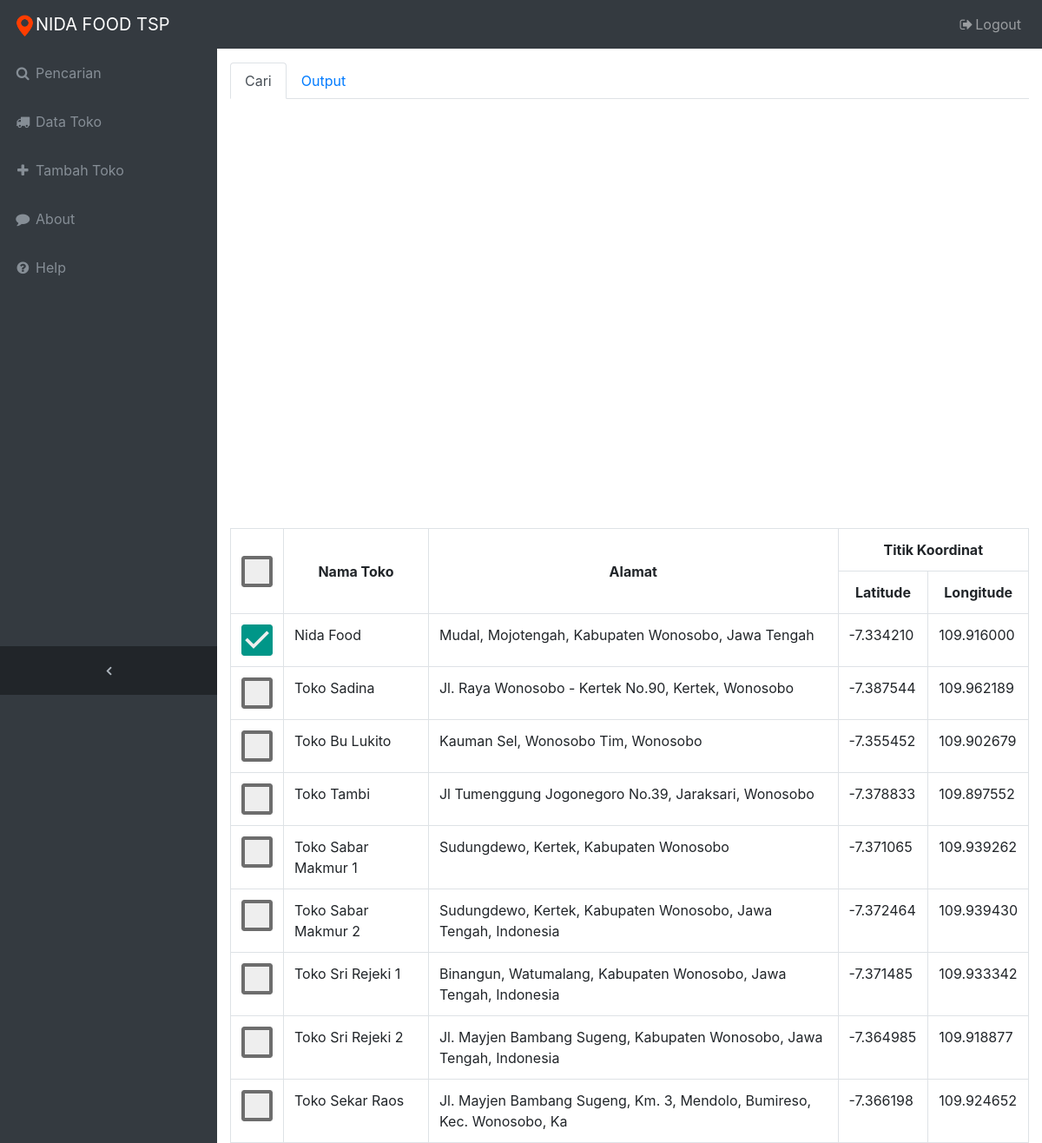
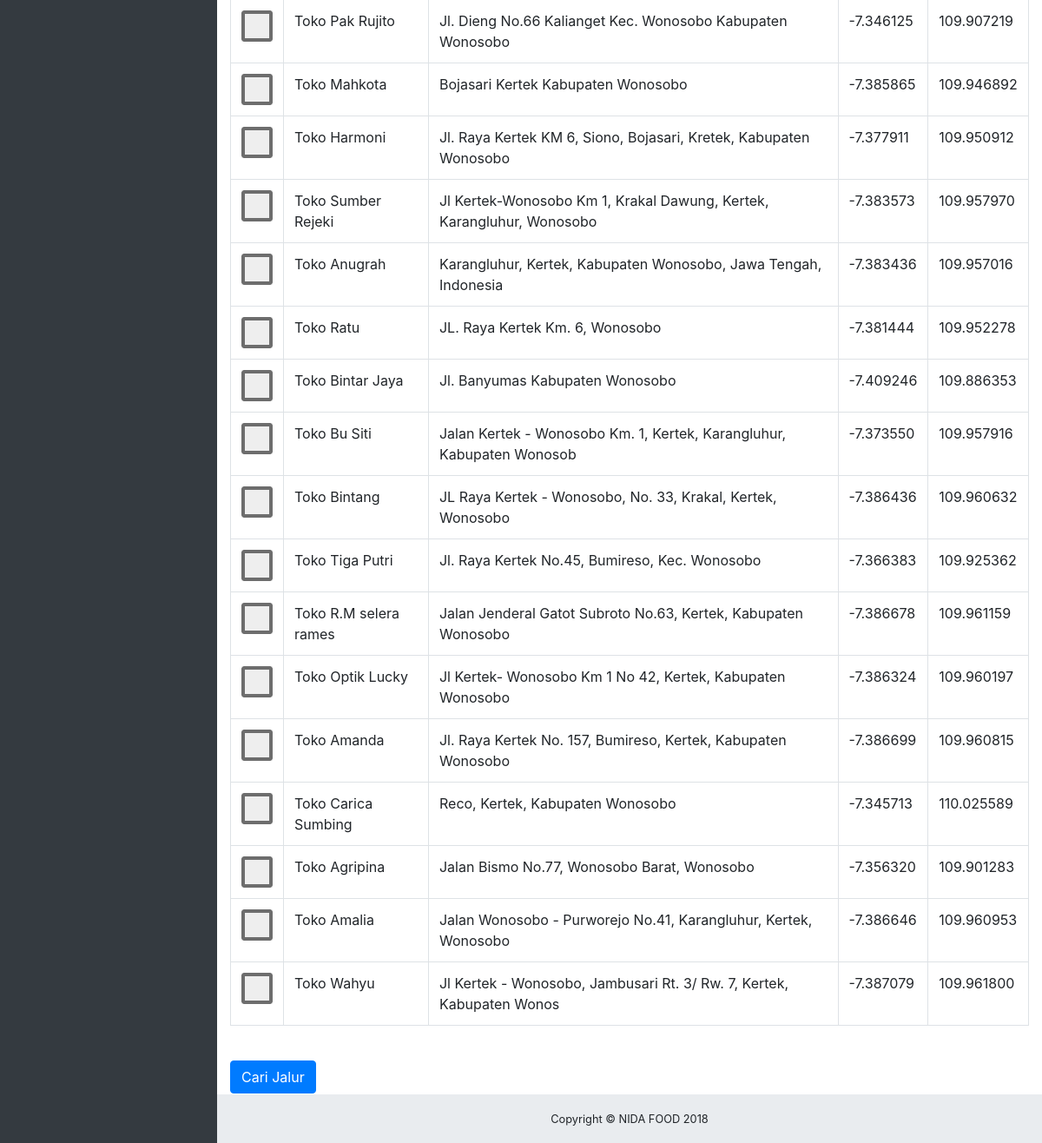
/admin/pencarian.php (signed in), run on the app's committed database (2 pictures, top to bottom).
### tables this page shows
CREATE TABLE IF NOT EXISTS `tb_daftar_toko` (
  `id_toko` int(11) NOT NULL,
  `nama` varchar(60) NOT NULL,
  `alamat` varchar(70) NOT NULL,
  `lat` float(10,6) NOT NULL,
  `lng` float(10,6) NOT NULL
);

### admin/pencarian.php (called while the page is built, shortened)
<?php include 'navbar.php';?>
<?php include 'pencarian/body.php';?>
<?php include 'footer.php';?>

### admin/pencarian/body.php (the view, shortened to what this page needs)
<div class="content-wrapper">
	<div class="container-fluid">
		<div class="row">
			<div class="col-12">
				<nav>
					<div class="nav nav-tabs" id="nav-tab" role="tablist">
						<a class="nav-item nav-link active" id="nav-home-tab" data-toggle="tab" href="#nav-home" role="tab" aria-controls="nav-home" aria-selected="true">Cari</a>
						<a class="nav-item nav-link" id="nav-profile-tab" data-toggle="tab" href="#nav-profile" role="tab" aria-controls="nav-profile" aria-selected="false">Output</a>
					</div>
				</nav>
				<div class="tab-content" id="nav-tabContent">
					<div class="tab-pane fade show active" id="nav-home" role="tabpanel" aria-labelledby="nav-home-tab">
						<div id="map-canvas" style="width: 100%;height: 470px"></div>
						<br>
						<table id="tblDataToko" name="tblDataToko" class="table table-bordered">
                            <tr class="text-center">
								<th rowspan="2" style="vertical-align:middle">
									<a onclick="toggleCheckboxAll();" style="cursor:pointer;">
										<img border="0" id="checkAll" src="images/uncheck.png" align="absmiddle">
									</a>
								</th>
                                <th rowspan="2" style="vertical-align:middle">Nama Toko</th>
                                <th rowspan="2" style="vertical-align:middle">Alamat</th>
                                <th colspan="2">Titik Koordinat</th>
                            </tr>
                            <tr class="text-center">
                                <th>Latitude</th>
                                <th>Longitude</th>
                            </tr>
                            <?php
								$query = "SELECT * FROM tb_daftar_toko ORDER BY id_toko";
								$sql=mysql_query($query);
								while ($row=mysql_fetch_array($sql)){
							?>
                                <tr>
                                    <td class="text-center">
										<a <?php if ($row["id_toko"] != 1) {?> onclick="toggleCheckbox(<?=$row["id_toko"]?>);" <?php }?> style="cursor:pointer;">
											<img border="0" id="data<?=$row["id_toko"]?>" src="images/<?=($row["id_toko"] != 1 ? "un" : "")?>check.png" align="absmiddle">
										</a>
                                    </td>
									<td><?=$row["nama"]?></td>
									<td><?=$row["alamat"]?></td>
									<td><?=$row["lat"]?></td>
									<td><?=$row["lng"]?></td>
                                </tr>
							<?php
								}
							?>
						</table>
						<br>
						<button class="btn btn-primary" onclick="validasi();">Cari Jalur</button>
						<br>
						<div id="kesimpulan" class="col-md-12 col-sm-12">
						</div>
					</div>
				</div>
			</div>
		</div>
	</div>
</div>

### admin/navbar.php (shortened to what this page needs)
<!DOCTYPE html>
<html lang="en">
<head>
    <link href="../assets/vendor/bootstrap/css/bootstrap.css" rel="stylesheet">
    <link href="../assets/vendor/font-awesome/css/font-awesome.css" rel="stylesheet" type="text/css">
    <link href="../assets/css/sb-admin.css" rel="stylesheet">
</head>
<body class="fixed-nav sticky-footer bg-dark" id="page-top">
    <nav class="navbar navbar-expand-lg navbar-dark bg-dark fixed-top" id="mainNav">
        <a class="navbar-brand" href="index.html"><img src="./images/icons8-marker-48.png" style="width: 25px;">NIDA FOOD TSP</a>
        <div class="collapse navbar-collapse" id="navbarResponsive">
            <ul class="navbar-nav navbar-sidenav" id="exampleAccordion">
                <li class="nav-item" data-toggle="tooltip" data-placement="right" title="Pencarian">
                    <a class="nav-link" href="pencarian.php">
                        <i class="fa fa-fw fa-search"></i>
                        <span class="nav-link-text">Pencarian</span>
                    </a>
                </li>
                <li class="nav-item" data-toggle="tooltip" data-placement="right" title="Data Toko">
                    <a class="nav-link" href="datatoko.php">
                        <i class="fa fa-fw fa-truck"></i>
                        <span class="nav-link-text">Data Toko</span>
                    </a>
                </li>
                <li class="nav-item" data-toggle="tooltip" data-placement="right" title="Data Toko">
                    <a class="nav-link" href="tambah.php">
                        <i class="fa fa-fw fa-plus"></i>
                        <span class="nav-link-text">Tambah Toko</span>
                    </a>
                </li>
                <li class="nav-item" data-toggle="tooltip" data-placement="right" title="About">
                    <a class="nav-link" href="about.php">
                        <i class="fa fa-fw fa-comment"></i>
                        <span class="nav-link-text">About</span>
                    </a>
                </li>
                <li class="nav-item" data-toggle="tooltip" data-placement="right" title="Help">
                    <a class="nav-link" href="help.php">
                        <i class="fa fa-fw fa-question-circle"></i>
                        <span class="nav-link-text">Help</span>
                    </a>
                </li>
            </ul>
            <ul class="navbar-nav sidenav-toggler">
                <li class="nav-item">
                    <a class="nav-link text-center" id="sidenavToggler">
                        <i class="fa fa-fw fa-angle-left"></i>
                    </a>
                </li>
            </ul>
            <ul class="navbar-nav ml-auto">
                <li class="nav-item">
                    <a class="nav-link" data-toggle="modal" data-target="#exampleModal">
                        <i class="fa fa-fw fa-sign-out"></i>Logout</a>
                </li>
            </ul>
        </div>
    </nav>

### admin/footer.php (shortened to what this page needs)
  <footer class="sticky-footer">
      <div class="container">
        <div class="text-center">
          <small>Copyright © NIDA FOOD 2018</small>
        </div>
      </div>
    </footer>
</body>
</html>

### assets/css/sb-admin.css (style rules this page uses)
html { position: relative; min-height: 100%; }
body { overflow-x: hidden; }
body.sticky-footer { margin-bottom: 56px; }
body.sticky-footer .content-wrapper { min-height: calc(100vh - 56px - 56px); }
body.fixed-nav { padding-top: 56px; }
.content-wrapper { min-height: calc(100vh - 56px); padding-top: 1rem; }
#mainNav .navbar-collapse { overflow: auto; max-height: 75vh; }
#mainNav .navbar-collapse .navbar-nav .nav-item .nav-link { cursor: pointer; }
#mainNav .navbar-collapse .sidenav-toggler { display: none; }
@media (min-width: 992px) { #mainNav .navbar-brand { width: 250px; } }
@media (min-width: 992px) { #mainNav .navbar-collapse { overflow: visible; max-height: none; } }
@media (min-width: 992px) { #mainNav .navbar-collapse .navbar-sidenav { position: absolute; top: 0; left: 0; -webkit-flex-direction: column; -ms-flex-direction: column; -webkit-box-orient: vertical; -webkit-box-direction: normal; flex-direction: column; margin-top: 56px; } }
@media (min-width: 992px) { #mainNav .navbar-collapse .navbar-sidenav > .nav-item { width: 250px; padding: 0; } }
@media (min-width: 992px) { #mainNav .navbar-collapse .navbar-sidenav > .nav-item > .nav-link { padding: 1em; } }
#mainNav.fixed-top .sidenav-toggler { display: none; }
@media (min-width: 992px) { #mainNav.fixed-top .navbar-sidenav { height: calc(100vh - 112px); } }
@media (min-width: 992px) { #mainNav.fixed-top .sidenav-toggler { position: absolute; top: 0; left: 0; display: -webkit-box; display: -webkit-flex; display: -ms-flexbox; display: flex; -webkit-flex-direction: column; -ms-flex-direction: column; -webkit-box-orient: vertical; -webkit-box-direction: normal; flex-direction: column; margin-top: calc(100vh - 56px); } }
@media (min-width: 992px) { #mainNav.fixed-top .sidenav-toggler > .nav-item { width: 250px; padding: 0; } }
@media (min-width: 992px) { #mainNav.fixed-top .sidenav-toggler > .nav-item > .nav-link { padding: 1em; } }
#mainNav.fixed-top.navbar-dark .sidenav-toggler { background-color: #212529; }
#mainNav.fixed-top.navbar-dark .sidenav-toggler a i { color: #adb5bd; }
.content-wrapper { overflow-x: hidden; background: white; }
@media (min-width: 992px) { .content-wrapper { margin-left: 250px; } }
#sidenavToggler i { font-weight: 800; }
#mainNav.navbar-dark .navbar-collapse .navbar-sidenav > .nav-item > .nav-link { color: #868e96; }
@media (min-width: 992px) { #mainNav.navbar-dark .navbar-collapse .navbar-sidenav { background: #343a40; } }
footer.sticky-footer { position: absolute; right: 0; bottom: 0; width: 100%; height: 56px; background-color: #e9ecef; line-height: 55px; }
@media (min-width: 992px) { footer.sticky-footer { width: calc(100% - 250px); } }

### data on the page
tb_daftar_toko: shows a picture, nama "Nida Food", alamat "Mudal, Mojotengah, Kabupaten Wonosobo, Jawa Tengah", lat "-7.334210", lng "109.916000"
tb_daftar_toko: nama "Toko Sadina", alamat "Jl. Raya Wonosobo - Kertek No.90, Kertek, Wonosobo", lat "-7.387544", lng "109.962189"
tb_daftar_toko: nama "Toko Bu Lukito", alamat "Kauman Sel, Wonosobo Tim, Wonosobo", lat "-7.355452", lng "109.902679"
tb_daftar_toko: nama "Toko Tambi", alamat "Jl Tumenggung Jogonegoro No.39, Jaraksari, Wonosobo", lat "-7.378833", lng "109.897552"
tb_daftar_toko: nama "Toko Sabar Makmur 1", alamat "Sudungdewo, Kertek, Kabupaten Wonosobo", lat "-7.371065", lng "109.939262"
tb_daftar_toko: nama "Toko Sabar Makmur 2", alamat "Sudungdewo, Kertek, Kabupaten Wonosobo, Jawa Tengah, Indonesia", lat "-7.372464", lng "109.939430"
tb_daftar_toko: nama "Toko Sri Rejeki 1", alamat "Binangun, Watumalang, Kabupaten Wonosobo, Jawa Tengah, Indonesia", lat "-7.371485", lng "109.933342"
tb_daftar_toko: nama "Toko Sri Rejeki 2", alamat "Jl. Mayjen Bambang Sugeng, Kabupaten Wonosobo, Jawa Tengah, Indonesia", lat "-7.364985", lng "109.918877"
tb_daftar_toko: nama "Toko Sekar Raos", alamat "Jl. Mayjen Bambang Sugeng, Km. 3, Mendolo, Bumireso, Kec. Wonosobo, Ka", lat "-7.366198", lng "109.924652"
tb_daftar_toko: nama "Toko Pak Rujito", alamat "Jl. Dieng No.66 Kalianget Kec. Wonosobo Kabupaten Wonosobo", lat "-7.346125", lng "109.907219"
tb_daftar_toko: nama "Toko Mahkota", alamat "Bojasari Kertek Kabupaten Wonosobo", lat "-7.385865", lng "109.946892"
tb_daftar_toko: nama "Toko Harmoni", alamat "Jl. Raya Kertek KM 6, Siono, Bojasari, Kretek, Kabupaten Wonosobo", lat "-7.377911", lng "109.950912"
tb_daftar_toko: nama "Toko Sumber Rejeki", alamat "Jl Kertek-Wonosobo Km 1, Krakal Dawung, Kertek, Karangluhur, Wonosobo", lat "-7.383573", lng "109.957970"
tb_daftar_toko: nama "Toko Anugrah", alamat "Karangluhur, Kertek, Kabupaten Wonosobo, Jawa Tengah, Indonesia", lat "-7.383436", lng "109.957016"
tb_daftar_toko: nama "Toko Ratu", alamat "JL. Raya Kertek Km. 6, Wonosobo", lat "-7.381444", lng "109.952278"
tb_daftar_toko: nama "Toko Bintar Jaya", alamat "Jl. Banyumas Kabupaten Wonosobo", lat "-7.409246", lng "109.886353"
tb_daftar_toko: nama "Toko Bu Siti", alamat "Jalan Kertek - Wonosobo Km. 1, Kertek, Karangluhur, Kabupaten Wonosob", lat "-7.373550", lng "109.957916"
tb_daftar_toko: nama "Toko Bintang", alamat "JL Raya Kertek - Wonosobo, No. 33, Krakal, Kertek, Wonosobo", lat "-7.386436", lng "109.960632"
tb_daftar_toko: nama "Toko Tiga Putri", alamat "Jl. Raya Kertek No.45, Bumireso, Kec. Wonosobo", lat "-7.366383", lng "109.925362"
tb_daftar_toko: nama "Toko R.M selera rames", alamat "Jalan Jenderal Gatot Subroto No.63, Kertek, Kabupaten Wonosobo", lat "-7.386678", lng "109.961159"
tb_daftar_toko: nama "Toko Optik Lucky", alamat "Jl Kertek- Wonosobo Km 1 No 42, Kertek, Kabupaten Wonosobo", lat "-7.386324", lng "109.960197"
tb_daftar_toko: nama "Toko Amanda", alamat "Jl. Raya Kertek No. 157, Bumireso, Kertek, Kabupaten Wonosobo", lat "-7.386699", lng "109.960815"
tb_daftar_toko: nama "Toko Carica Sumbing", alamat "Reco, Kertek, Kabupaten Wonosobo", lat "-7.345713", lng "110.025589"
tb_daftar_toko: nama "Toko Agripina", alamat "Jalan Bismo No.77, Wonosobo Barat, Wonosobo", lat "-7.356320", lng "109.901283"
tb_daftar_toko: nama "Toko Amalia", alamat "Jalan Wonosobo - Purworejo No.41, Karangluhur, Kertek, Wonosobo", lat "-7.386646", lng "109.960953"
tb_daftar_toko: nama "Toko Wahyu", alamat "Jl Kertek - Wonosobo, Jambusari Rt. 3/ Rw. 7, Kertek, Kabupaten Wonos", lat "-7.387079", lng "109.961800"
